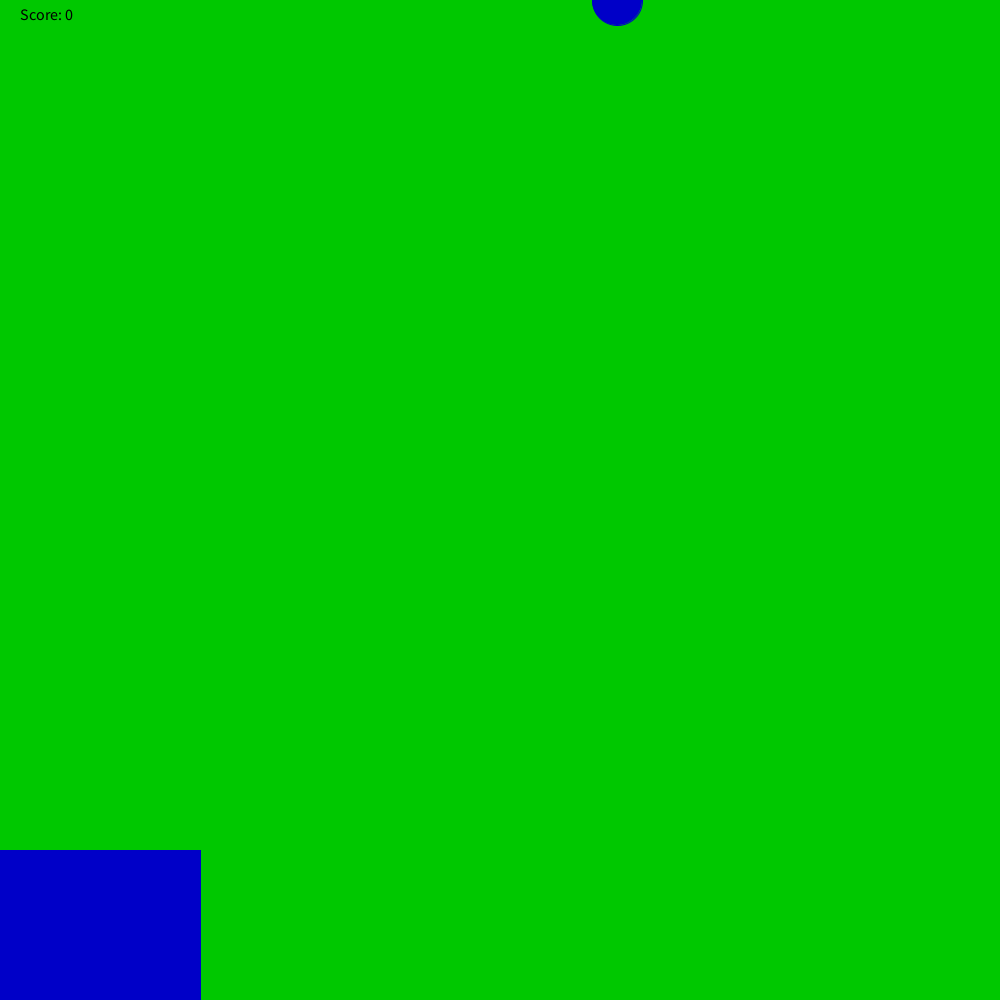
Frame 1 (no input)
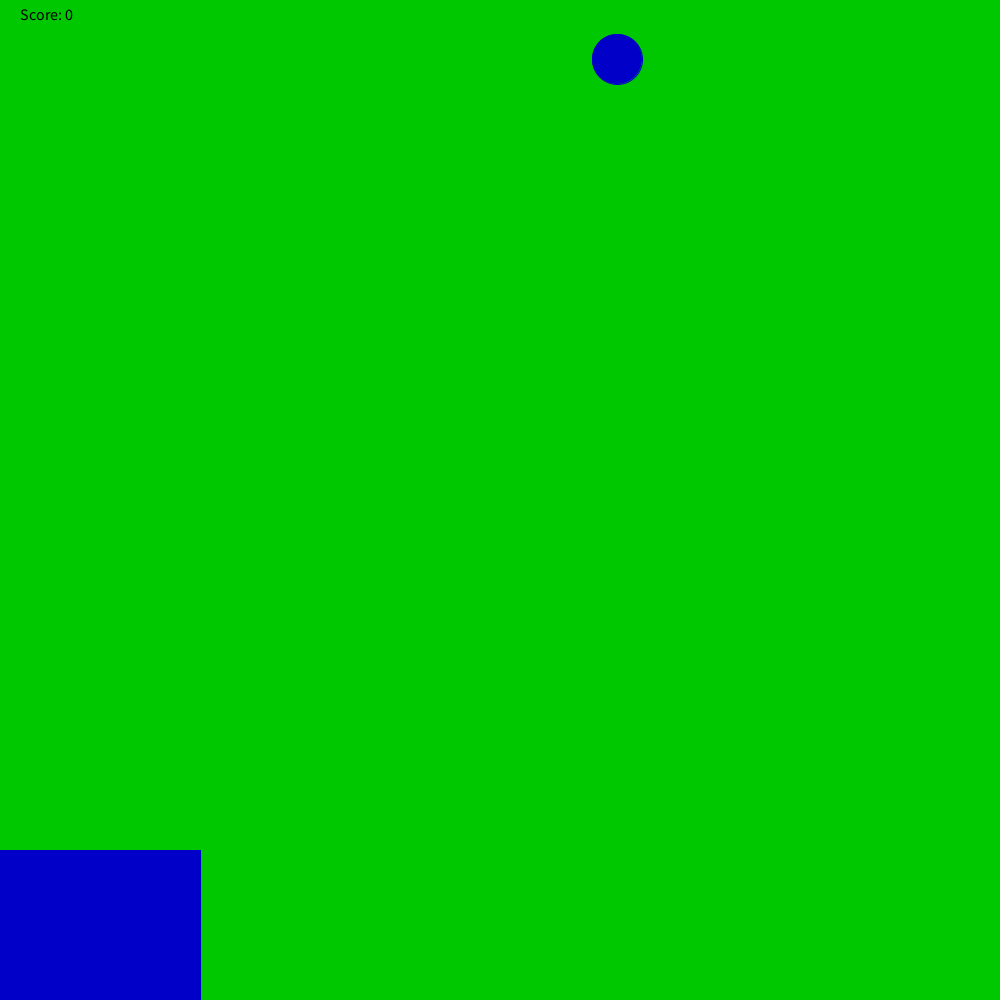
Frame 60 (the mouse pressed at the canvas centre just before this capture)
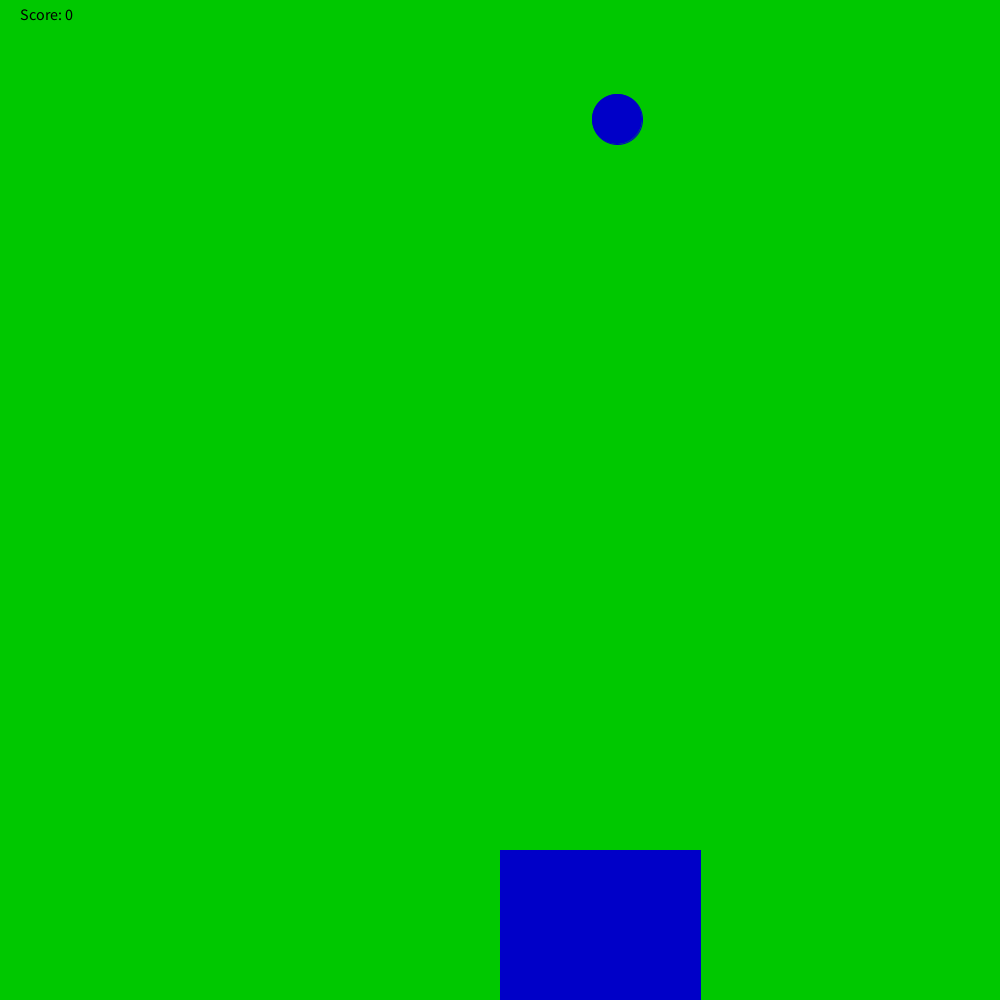
Frame 120 (the mouse held since frame 60 and released just before this capture)

The Processing sketch that drew these frames (run headless with seeded random() and noise(); from frame 60 on, the mouse is pressed at the canvas centre):

// Processing sketch: aksel
// ── aksel.pde
int x=0;
int y=0;
int z=0;
int randomNumber = (int) random(800)+100;
void setup(){

size(1000,1000);  
 

  
  
}

void draw(){
  background(0,200,0); 
fill(0, 0, 200);
stroke(0, 0, 200);
 ellipse(randomNumber, y, 50, 50);    
y+=1;  

if(y==950) {
y=0;
randomNumber = (int) random(800)+100;

}

 
  
  
rect(mouseX, 850, 200, 150);  
  
  if(y>=875){
  checkCatch(randomNumber);
  }
    fill(0, 0, 0);
    textSize(16);
    text("Score: " + z, 20, 20);

     
  
  
  
  
  
  
}




void checkCatch(int x){
         if (x > mouseX && x < mouseX+200)
            z++;
         else if (z > 0) 
            z--;
            
        println("Your score is now: " + z);
    }
